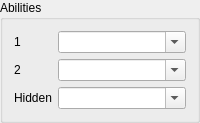
                   <widget class="QGroupBox" name="groupBox_abilities">
                    <property name="title">
                     <string>Abilities</string>
                    </property>
                    <layout class="QFormLayout" name="formLayout_3">
                     <property name="formAlignment">
                      <set>Qt::AlignCenter</set>
                     </property>
                     <item row="0" column="0">
                      <widget class="QLabel" name="label_17">
                       <property name="text">
                        <string>1</string>
                       </property>
                      </widget>
                     </item>
                     <item row="0" column="1">
                      <widget class="QComboBox" name="ability1">
                       <property name="editable">
                        <bool>true</bool>
                       </property>
                      </widget>
                     </item>
                     <item row="1" column="0">
                      <widget class="QLabel" name="label_50">
                       <property name="text">
                        <string>2</string>
                       </property>
                      </widget>
                     </item>
                     <item row="1" column="1">
                      <widget class="QComboBox" name="ability2">
                       <property name="editable">
                        <bool>true</bool>
                       </property>
                      </widget>
                     </item>
                     <item row="2" column="0">
                      <widget class="QLabel" name="label_19">
                       <property name="text">
                        <string>Hidden</string>
                       </property>
                      </widget>
                     </item>
                     <item row="2" column="1">
                      <widget class="QComboBox" name="ability_hidden">
                       <property name="sizePolicy">
                        <sizepolicy hsizetype="Expanding" vsizetype="Fixed">
                         <horstretch>0</horstretch>
                         <verstretch>0</verstretch>
                        </sizepolicy>
                       </property>
                       <property name="editable">
                        <bool>true</bool>
                       </property>
                      </widget>
                     </item>
                    </layout>
                   </widget>
